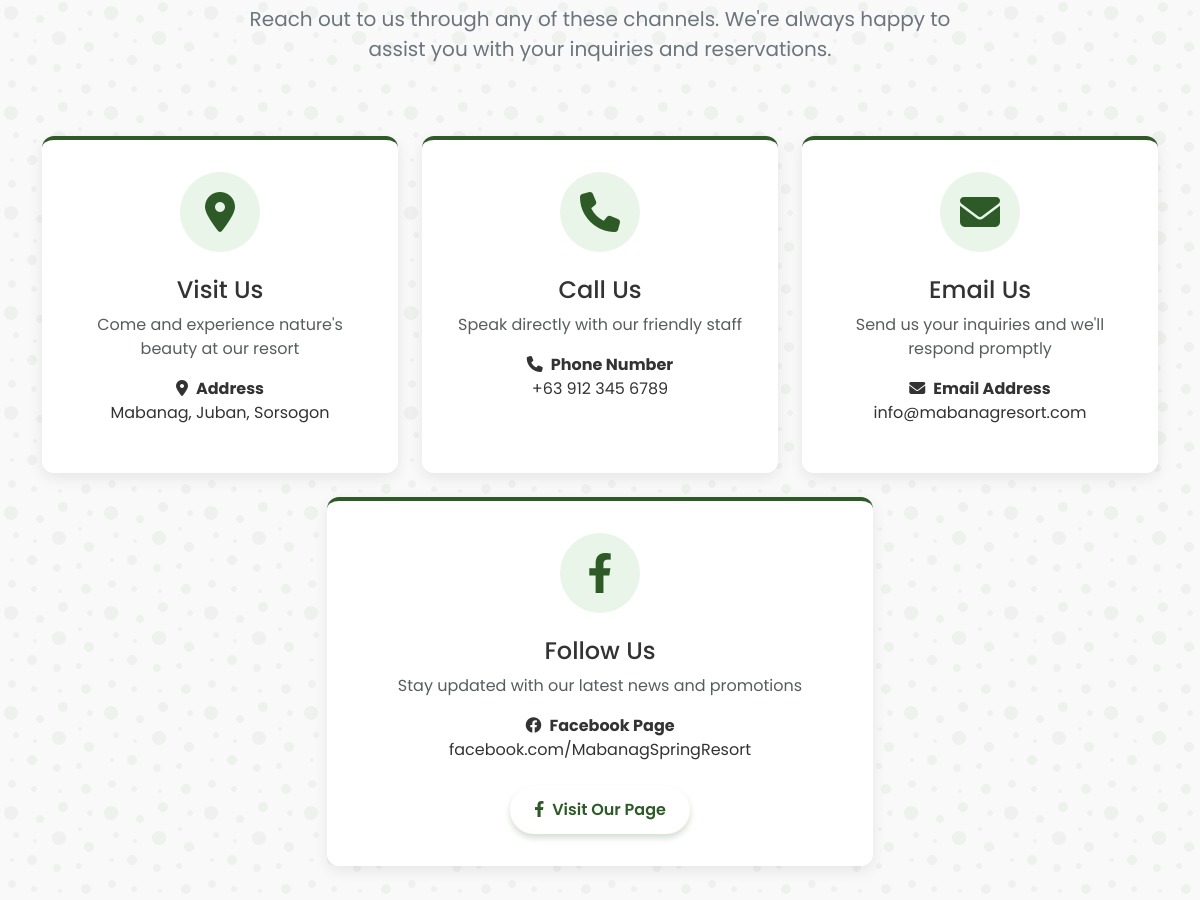
The app's page /contactus.php (middle part), older data.
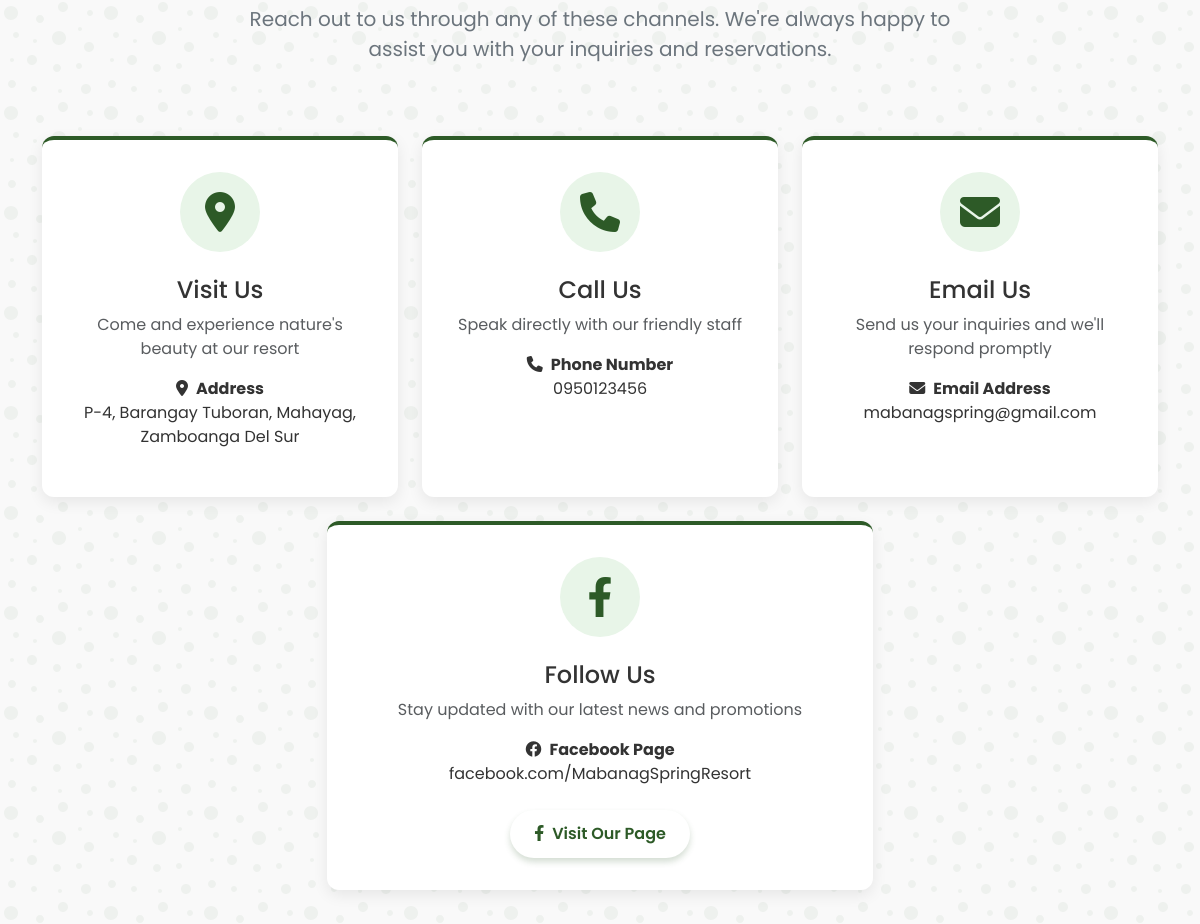
The same page, newer data.
### tables this page shows
CREATE TABLE `owners_info` (
  `info_id` int(11) NOT NULL,
  `gcash_number` varchar(50) NOT NULL,
  `gcash_name` varchar(100) NOT NULL,
  `email_address` varchar(255) NOT NULL,
  `phone_number` varchar(50) NOT NULL,
  `address` varchar(255) NOT NULL,
  `facebook_account` varchar(255) NOT NULL
);

### contactus.php (the view, shortened to what this page needs)
<!doctype html>
<html lang="en">
<?php
    require_once 'admin/connect.php';
    $sql = mysqli_query($conn, " SELECT * FROM `owners_info` WHERE `info_id` = 1");
    $info = mysqli_fetch_assoc($sql);
?>
<head>
    <link href="https://cdn.jsdelivr.net/npm/bootstrap@5.3.8/dist/css/bootstrap.min.css" rel="stylesheet" />
    <link rel="stylesheet" href="https://cdnjs.cloudflare.com/ajax/libs/font-awesome/6.4.0/css/all.min.css" />
    <link href="https://unpkg.com/aos@2.3.1/dist/aos.css" rel="stylesheet">
    <link rel="stylesheet" href="css/contactus.css">
</head>
<body>
    <section id="contact-info" class="py-5 leaf-pattern">
        <div class="container">
            <div class="row justify-content-center mb-5">
                <div class="col-lg-8 text-center">
                    <p class="text-center mb-4 fs-5 text-secondary">Reach out to us through any of these channels. We're
                        always happy to assist you with your inquiries and reservations.</p>
                </div>
            </div>
            <div class="row g-4">
                <div class="col-md-4" data-aos="fade-up" data-aos-delay="100">
                    <div class="contact-card">
                        <div class="contact-icon">
                            <i class="fas fa-map-marker-alt"></i>
                        </div>
                        <h4>Visit Us</h4>
                        <p class="text-muted">Come and experience nature's beauty at our resort</p>
                        <div class="mt-3">
                            <p class="fw-bold mb-0"><i class="fas fa-location-dot me-2 text-resort-primary"></i>Address
                            </p>
                            <p><?php echo htmlspecialchars($info['address'] ?? 'Mabanag, Juban, Sorsogon'); ?></p>
                        </div>
                    </div>
                </div>
                <div class="col-md-4" data-aos="fade-up" data-aos-delay="200">
                    <div class="contact-card">
                        <div class="contact-icon">
                            <i class="fas fa-phone"></i>
                        </div>
                        <h4>Call Us</h4>
                        <p class="text-muted">Speak directly with our friendly staff</p>
                        <div class="mt-3">
                            <p class="fw-bold mb-0"><i class="fas fa-phone me-2 text-resort-primary"></i>Phone Number
                            </p>
                            <p><?php echo htmlspecialchars($info['phone_number'] ?? '+63 912 345 6789'); ?></p>
                        </div>
                    </div>
                </div>
                <div class="col-md-4" data-aos="fade-up" data-aos-delay="300">
                    <div class="contact-card">
                        <div class="contact-icon">
                            <i class="fas fa-envelope"></i>
                        </div>
                        <h4>Email Us</h4>
                        <p class="text-muted">Send us your inquiries and we'll respond promptly</p>
                        <div class="mt-3">
                            <p class="fw-bold mb-0"><i class="fas fa-envelope me-2 text-resort-primary"></i>Email
                                Address</p>
                            <p><?php echo htmlspecialchars($info['email_address'] ?? 'info@mabanagresort.com'); ?></p>
                        </div>
                    </div>
                </div>
            </div>
            <div class="row justify-content-center mt-4">
                <div class="col-lg-6" data-aos="fade-up" data-aos-delay="400">
                    <div class="contact-card">
                        <div class="contact-icon">
                            <i class="fab fa-facebook-f"></i>
                        </div>
                        <h4>Follow Us</h4>
                        <p class="text-muted">Stay updated with our latest news and promotions</p>
                        <div class="mt-3">
                            <p class="fw-bold mb-0"><i class="fab fa-facebook me-2 text-resort-primary"></i>Facebook
                                Page</p>
                            <p>facebook.com/MabanagSpringResort</p>
                            <a href="https://facebook.com/MabanagSpringResort" target="_blank"
                                class="btn btn-resort mt-2">
                                <i class="fab fa-facebook-f me-2"></i>Visit Our Page
                            </a>
                        </div>
                    </div>
                </div>
            </div>
        </div>
    </section>
</body>
</html>

Row changes from the older to the newer data that the page shows:
added owners_info: address "P-4, Barangay Tuboran, Mahayag, Zamboanga Del Sur", phone_number "0950123456", email_address "mabanagspring@gmail.com"
Text that changed along with them:
$info['address']: "Mabanag, Juban, Sorsogon" → (not shown)
$info['phone_number']: "+63 912 345 6789" → (not shown)
$info['email_address']: "info@mabanagresort.com" → (not shown)
